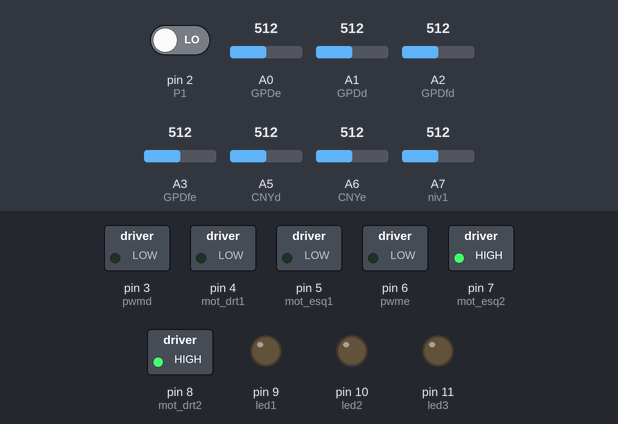
A sketch run on a simulated Arduino Nano, built with avr-gcc and run on an emulated ATmega328P. Shown: switched loads named in the sketch (green lamp = pin HIGH), output pins drawn as LEDs (lit = HIGH). Dashed ring = blinking. The test bench sets the inputs (shaded band); at power-on: pin 2 (P1) LOW, A0 (GPDe) = 512, A1 (GPDd) = 512, A2 (GPDfd) = 512, A3 (GPDfe) = 512, A5 (CNYd) = 512, A6 (CNYe) = 512, A7 (niv1) = 512. What the sketch prints to the serial monitor is not drawn.

Above: at 1.2 s.
1.3 s: pin 2 (P1) driven HIGH
At 1.7 s:
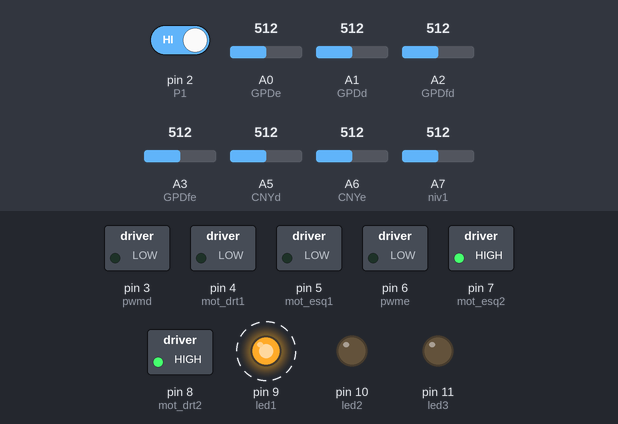
At 2.1 s:
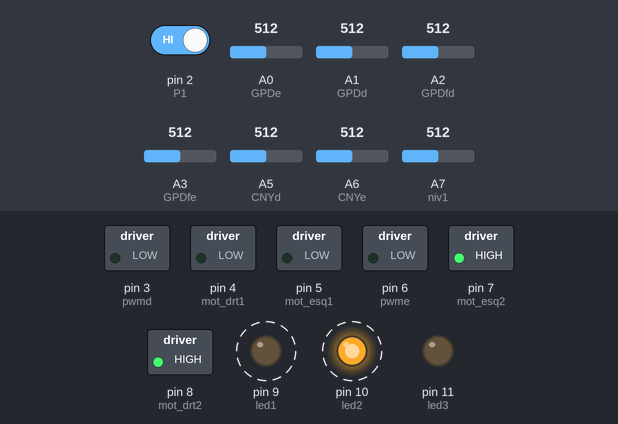
4.3 s: pin 2 (P1) driven LOW
At 5.6 s:
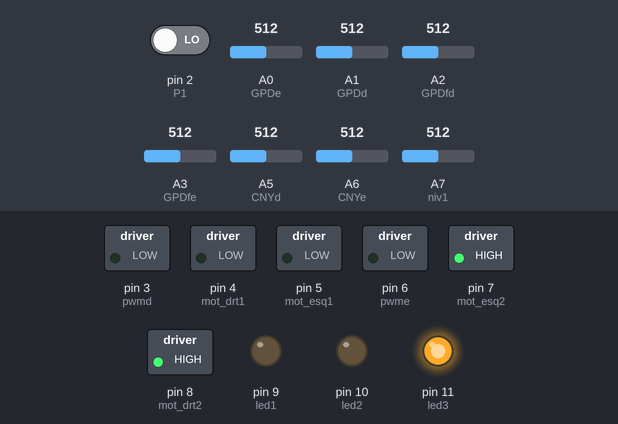
Timing chart, 0 to 8.8 s (numbered marks = the images above; inputs shaded):
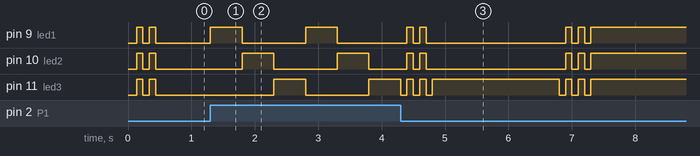

Measured:
- after the input at 1.3 s, pin 9 (led1): alternates HIGH for 0.50 s and LOW for 1.0 s, starting at once; pin 10 (led2): alternates HIGH for 0.50 s and LOW for 1.0 s, starting after 0.50 s; pin 11 (led3): LOW → HIGH after 1.0 s, → LOW 0.50 s later, → HIGH 1.0 s later
- by itself, pin 9 (led1), pin 10 (led2), pin 11 (led3): alternates HIGH for 0.10 s and LOW for 0.10 s, 4 changes in all, then stays LOW

The sketch:

nor_ms_24_04.ino
```cpp
/*Progra realizado por Norberto Moreno, 2024
Programa básico de minisumo con 4 gpd analogicos delante y dos cny80 delante.
De libre distribución.*/


#include <EEPROM.h>
#include <Arduino.h>
#include "var.h"
#include "pan.h"
#include "lee.h"
#include "bat.h"
#include "cal.h"
#include "man.h"

//-----------------------------------------------------------------------
void setup()
//-----------------------------------------------------------------------
{  pinMode(P1, INPUT);  //definicion del pulsador como entrada
   pinMode(led1, OUTPUT);
   pinMode(led2, OUTPUT);
   pinMode(led3, OUTPUT); //definicion de los leds como salida
   pinMode(mot_drt1, OUTPUT);
   pinMode(mot_drt2, OUTPUT);
   pinMode(pwmd,  OUTPUT);
   pinMode(pwme,  OUTPUT); // motores declarados para PWM
   pinMode(mot_esq1, OUTPUT);
   pinMode(mot_esq2, OUTPUT);

   digitalWrite(mot_drt1,0);
   digitalWrite(mot_drt2,1);

   analogWrite(pwmd,0);
   analogWrite(pwme,0);
   digitalWrite(mot_esq1,0);
   digitalWrite(mot_esq2,1);

   Serial.begin(9600);
   //Serial.begin(115200);
}


//----------------------------------------------------------------------
void loop()
//----------------------------------------------------------------------
{  //calibra(); davant();

   //while(1)gira_esq();
  lee();
  muestra();
  lucecitas();   luces(7);
  control_bateria();

  uint8_t programa= que_programa();

  lucecitas();
  espera_pulsador();

  switch (programa)
      { case 1: ataca();
                break;
        case 2: //rota_esq();
                digitalWrite(mot_drt1,0);  digitalWrite(mot_drt2,1); analogWrite(pwmd,vel_max);
                digitalWrite(mot_esq1,1);  digitalWrite(mot_esq2,0); analogWrite(pwme,vel_max);
                delay(200);
                break;
        case 3: //rota_drt();
                digitalWrite(mot_drt1,1);  digitalWrite(mot_drt2,0); analogWrite(pwmd,vel_max);
                digitalWrite(mot_esq1,0);  digitalWrite(mot_esq2,1); analogWrite(pwme,vel_max);
                delay(200);
                break;
      }


  bool salir=false;

   while (!salir)
   {  //cr=crono(0);
      //lee();
      //muestra();
      accion();
      //salir = digitalRead(P1);
      //if (salir==1) { while(1) atura();  }

      //cr=crono(1);
      //Serial.print(cr);
      //Serial.print(que_gpd); Serial.print(",");Serial.println(que_cny);
      //muestra();
      //paradita();
        var_pul=0;
        var_pul = digitalRead(P1);
        if(var_pul==1) while (1)  atura();


   }

 }//loop


//+++++++++++++++++++++++++++++++++++++++++++++++++++++++++++++++++++++++++
void accion()

{
     lee();

      if      (que_gpd== 1)  gira_esq();
      else if (que_gpd== 2)  gira_esq();
      else if (que_gpd== 3)  gira_esq();
      else if (que_gpd== 4)  gira_drt();
      //else if (que_gpd== 5)  davant();
      //else if (que_gpd== 6)  davant();
      else if (que_gpd== 7)  ataca();
      else if (que_gpd== 8)  gira_drt();
      else if (que_gpd== 9)  ataca();
      //else if (que_gpd== 10)  davant();
      else if (que_gpd== 11)  ataca();
      else if (que_gpd== 12)  gira_drt();
      else if (que_gpd== 13)  ataca();
      else if (que_gpd== 14)  ataca();
      else if (que_gpd== 15)  ataca();
      else davant();

      if      (que_cny==1)  {darrere(); rota_drt();atura(); }
      else if (que_cny==2)  {darrere(); rota_esq();atura(); }
      else if (que_cny==3)  {darrere(); volta();   atura(); }

} //void


//+++++++++++++++++++++++++++++++++++++++++++++++++++++++++++++++++++++++++
int que_programa()
{ luces(0);
  int var_programa=0; //initzializa la varible del programa
  int var_pulsador= 0; //llegim si està pulsat

  while (var_pul==LOW )  {   var_pul = digitalRead(P1);  }

  cr=crono(0); // distancia inicial del temps
  while(cr < 20000 && var_pul==1)// contrl dels 20 segons
  { var_programa ++;
    if (var_programa > 3) var_programa = 1; //control de overflow

    if      (var_programa==1)  luces(1);
    else if (var_programa==2)  luces(2);
    else if (var_programa==3)  luces(4);

    delay(500); // retras per controlar que ho canvii massa depresa.
    cr=crono(1); //actualitza el temps passat, per controlar els 10 segons
    var_pul = digitalRead(P1);

  }//while

  if (var_programa <1) var_programa=1;
  lucecitas();
  if      (var_programa==1)  luces(1);
  else if (var_programa==2)  luces(2);
  else if (var_programa==3)  luces(4);
  delay(2000);
  luces(0);
  return var_programa;
}


//+++++++++++++++++++++++++++++++++++++++++++++++++++++++++++++++++++++++++++++
unsigned long crono(bool i)
{ unsigned long ii=999999999;
  if (i==0)
  { temps1=millis();
    return 0;
  }
else if (i==1)
  { temps2=millis();
    ii= temps2 - temps1;
    return ii;
  }
}


//+++++++++++++++++++++++++++++++++++++++++++++++++++++++++++++++++++++++++++++++
void espera_pulsador()
{  luces(7);
   crono(0);
   while (var_pul==LOW )
   {   var_pul = digitalRead(P1);                    // espera hasta que acionas pusador
       //lee();  perdidos(); muestra();  delay(300);

   }
   luces(0);
   while (var_pul==HIGH )  var_pul = digitalRead(P1); // espera que lo sueltes
   delay(5000);
}
```

bat.h
```cpp
//++++++++++++++++++++++++++++++++++++++++++++++++++++++++++++++++++++++
void control_bateria()
{ n1=analogRead(niv1); //posible lentitud de eacio ESTUDIAR////////////
      if ((long)n1 < 400) //600
      {  Serial.print("ERROR- Bat Baixa- esta a ");
         Serial.print(n1);
         digitalWrite(mot_drt1,0);  digitalWrite(mot_drt2,0); analogWrite(pwmd,0);
         digitalWrite(mot_esq1,0);  digitalWrite(mot_esq2,0); analogWrite(pwme,0);
         lucecitas();
       }
}
```

cal.h
```cpp
//+++++++++++++++++++++++++++++++++++++++++++++++++++++++++++++++++++++++++++++++++
void calibra()
{ Serial.println("++++++++++ CALIBRACION  ++++++++++++++++");
  lucecitas();


  lee();
  c_e = cny_e;
  c_d = cny_d;
  g_e = gpd_e;
  g_d = gpd_d;
  g_fe = gpd_fe;
  g_fd = gpd_fd;

  for (uint8_t j=0; j<=100; j++) //haremos promedio de 100 lecturas
  {
      lee();

      //if (cny_e  > c_e)  c_e  = cny_e;
      //if (cny_d  > c_d)  c_d  = cny_d;
      if (gpd_e  > g_e)  g_e  = gpd_e;
      if (gpd_fe > g_fe) g_fe = gpd_fe;
      if (gpd_fd > g_fd) g_fd = gpd_fd;
      if (gpd_d  > g_d)  g_d  = gpd_d;

  }

  /*EEPROM.write( 0,c_e);
  EEPROM.write( 1,c_d);
  c_e=c_d=0;
  c_e=EEPROM.read(0);
  c_d=EEPROM.read(1);
  Serial.print("Cny IZQ y DRC: ");  Serial.print(c_e);  Serial.print(" - ");Serial.println(c_d);
  Serial.println("+++++++++++++++++++++++++++  ");
  Serial.println("");
  */
  Serial.print("gpd : ");   Serial.print(g_e);  Serial.print(" - ");
                            Serial.print(g_fe);  Serial.print(" - ");
                            Serial.print(g_fd);  Serial.print(" - ");
                            Serial.print(g_d);  Serial.println(" - ");
}
```

lee.h
```cpp
///++++++++++++++++++++++++++++++++++++++++++++++++++++++++++++++++++++++++++
 void lee()
///++++++++++++++++++++++++++++++++++++++++++++++++++++++++++++++++++++++++++
{ que_gpd_ant=que_gpd;
  que_cny=que_gpd=0;
   n1=analogRead(niv1);

  cny_e=analogRead(CNYe);
  for(int i=0;i<5;i++)
  { cny_e=cny_e+analogRead(CNYe);
    cny_e=cny_e/2;
  }

  cny_d=analogRead(CNYd);
  for(int i=0;i<5;i++)
  { cny_d=cny_d+analogRead(CNYd);
    cny_d=cny_d/2;
  }

  gpd_e=analogRead(GPDe);
  for(int i=0;i<5;i++)
  { gpd_e=gpd_e+analogRead(GPDe);
    gpd_e=gpd_e/2;
  }

  gpd_d=analogRead(GPDd);
  for(int i=0;i<5;i++)
  { gpd_d=gpd_d+analogRead(GPDd);
    gpd_d=gpd_d/2;
  }

  gpd_fe=analogRead(GPDfe);
  for(int i=0;i<5;i++)
  { gpd_fe=gpd_fe+analogRead(GPDfe);
    gpd_fe=gpd_fe/2;
  }

  gpd_fd=analogRead(GPDfd);
  for(int i=0;i<5;i++)
  { gpd_fd=gpd_fd+analogRead(GPDfd);
    gpd_fd=gpd_fd/2;
  }


  if (gpd_e  >g_e) que_gpd=que_gpd+1;
  if (gpd_fe >g_fe) que_gpd=que_gpd+2;
  if (gpd_fd >g_fd) que_gpd=que_gpd+4;
  if (gpd_d  >g_d) que_gpd=que_gpd+8;

 //+++++++++++++++++++++++++++++++++++++++++++++++++++++++++++++++++++++++++++++++++++++++++++++++++++++++++++++++++++++
  if (cny_e > c_e) que_cny=que_cny+1;
  if (cny_d > c_d) que_cny=que_cny+2;

  //if (cny_e < 200) que_cny=que_cny+1;
  //if (cny_d < 200) que_cny=que_cny+2;

}
```

man.h
```cpp
#include "Arduino.h"
void atura()
{ digitalWrite(mot_drt1,0);  digitalWrite(mot_drt2,0); analogWrite(pwmd,0);
  digitalWrite(mot_esq1,0);  digitalWrite(mot_esq2,0); analogWrite(pwme,0);
}


void davant()
 { digitalWrite(mot_drt1,0);  digitalWrite(mot_drt2,1); analogWrite(pwmd,vel_med);
   digitalWrite(mot_esq1,0);  digitalWrite(mot_esq2,1); analogWrite(pwme,vel_med);
 }

void ataca()
 { digitalWrite(mot_drt1,0);  digitalWrite(mot_drt2,1); analogWrite(pwmd,vel_max);
   digitalWrite(mot_esq1,0);  digitalWrite(mot_esq2,1); analogWrite(pwme,vel_max);
  }
void darrere()
 { atura(); delay(50);
   digitalWrite(mot_drt1,1);  digitalWrite(mot_drt2,0); analogWrite(pwmd,vel_med);
   digitalWrite(mot_esq1,1);  digitalWrite(mot_esq2,0); analogWrite(pwme,vel_med);
   delay(200);
 }


void gira_esq()
{ digitalWrite(mot_drt1,0);  digitalWrite(mot_drt2,1); analogWrite(pwmd,vel_max);
  digitalWrite(mot_esq1,0);  digitalWrite(mot_esq2,1); analogWrite(pwme,0);
   delay(10);
}
void gira_drt()
{ digitalWrite(mot_drt1,0);  digitalWrite(mot_drt2,1); analogWrite(pwmd, 0);
  digitalWrite(mot_esq1,0);  digitalWrite(mot_esq2,1); analogWrite(pwme,vel_max);
   delay(10);
}


void rota_esq()
{ digitalWrite(mot_drt1,0);  digitalWrite(mot_drt2,1); analogWrite(pwmd,vel_med);
  digitalWrite(mot_esq1,1);  digitalWrite(mot_esq2,0); analogWrite(pwme,vel_med);
  delay(250);
 }
void rota_drt()
{ digitalWrite(mot_drt1,1);  digitalWrite(mot_drt2,0); analogWrite(pwmd,vel_med);
  digitalWrite(mot_esq1,0);  digitalWrite(mot_esq2,1); analogWrite(pwme,vel_med);
  delay(250);
}

void volta()
{ rota_esq();
  rota_esq();
  atura();
}
```

pan.h
```cpp
//+++++++++++++++++++++++++++++++++++++++++++++++++++++++++++++++++++++++++++++
void muestra()
//+++++++++++++++++++++++++++++++++++++++++++++++++++++++++++++++++++++++++++++
{ // Serial.print("-------MUESTRA--------: ");
  Serial.print("BAT..........: ");  Serial.println(n1);
   Serial.print("CNY  e,d.----: ");  Serial.print(cny_e);    Serial.print(","); Serial.print(cny_d); Serial.print(" -> ");  Serial.println(que_cny);

   Serial.print("GPD e,fe,fe,d: ");
          Serial.print(gpd_fe); Serial.print(",");
          Serial.print(gpd_e);    Serial.print(",");
          Serial.print(gpd_d); Serial.print(",");
          Serial.print(gpd_fd);   Serial.print(",");

          Serial.print(" -> ");   Serial.println(que_gpd);

    Serial.println(" ");
   //Serial.print("PER...: ");   Serial.println(perdido);

   //Serial.print("CRONO.: ");   Serial.println(cr);
   //Serial.println("  ");
}


//++++++++++++++++++++++++++++++++++++++++++++++++++++++++++++++++++++++++
void luces(int n)
//+++++++++++++++++++++++++++++++++++++++++++++++++++++++++++++++++++++++
{ digitalWrite(led1, LOW);
  digitalWrite(led2, LOW);
  digitalWrite(led3, LOW);
  if       (n==1) {digitalWrite(led1, HIGH);}
  else if  (n==2) {digitalWrite(led2, HIGH);}
  else if  (n==3) {digitalWrite(led2, HIGH); digitalWrite(led1, HIGH);}
  else if  (n==4) {digitalWrite(led3, HIGH);}
  else if  (n==5) {digitalWrite(led3, HIGH);digitalWrite(led1, HIGH);}
  else if  (n==6) {digitalWrite(led3, HIGH);digitalWrite(led2, HIGH);}
  else if  (n==7) {digitalWrite(led3, HIGH);digitalWrite(led2, HIGH);digitalWrite(led1, HIGH);}
}

//-------------------------------------------------------------------------------------------------
//-------------------------------------------------------------------------------------------------
void paradita()
{

    bool ss=false;
      while (!ss)
      {  if (Serial.available())
         {	char kk='x';
           kk = Serial.read();
           while (Serial.available()) Serial.read();
           if   (kk ='c') {ss=true;}
		     }
      }
      //salir=true;
}


//+++++++++++++++++++++++++++++++++++++++++++++++++++++++++++++++++++++++++
void lucecitas()
{  luces(0); delay(100);
   luces(7); delay(100);
   luces(0); delay(100);
   luces(7); delay(100);
   luces(0); delay(100);
 }
```

var.h
```cpp
#include <stdint.h>
   const int pwmd    =3; //6; // Control de potencia del Mt1 de 0 a 255
   const int mot_drt1=4; //5; // Direcio normal -Connectat a la Digital D5
   const int mot_drt2=8; //7; // Direcio negada -Connectat a la Digital D'

   const int pwme     = 6;// 3; //
   const int mot_esq1 = 5;// 4; // Direcio normal puerta D4
   const int mot_esq2 = 7;// 8; // Direcio negada puerta D8

   const int led1 =9; // Idem motor1
   const int led2 =10;
   const int led3 =11;
   const int P1  =2; // Conectado a puera D2

   const int CNYd =A5;
   const int CNYe =A6;

   const int GPDfe =A3;
   const int GPDe =A0;
   const int GPDd =A1;
   const int GPDfd =A2;
   const int niv1 =7; //Nivell de la bateria A1

   int cny_e,cny_d=0;
   int gpd_e,gpd_fe,gpd_fd,gpd_d=0;

  long num_acc=0;
   //*****************************************************
   int c_e=200; // vista de blanco a partir de 200 marca que esta fuera
   int c_d=200;
   int g_e= 80;   // lectura minima que se entiende que ve al eneimodo centro izquierda
   int g_d= 90;   // centro derecha
   int g_fe=80;   // lateral izquierda
   int g_fd=80;   // lateral dercha
   //******************************************************


   float n1=0;
   //int cny_e,cny_d=0;

   unsigned int var_pul=0;

   int vel_med=125;
   int vel_max=250;

   uint_fast8_t que_cny; //IMPORTANTISIMA nos indica si esta sobre
                //linea exterior 0=no, 1=toco cny izquierdo, 2=derecho,3=los dos.
   uint_fast8_t que_gpd;  //IMPORTANTISIMA indica si vemos al enemigo 0=no,
                 //1= lo veo por la izquierda, 2=derecha,3=los dos.

   int que_gpd_ant,perdido=0;
   unsigned long temps1,temps2,cr;
   uint8_t blanco=50;
```
